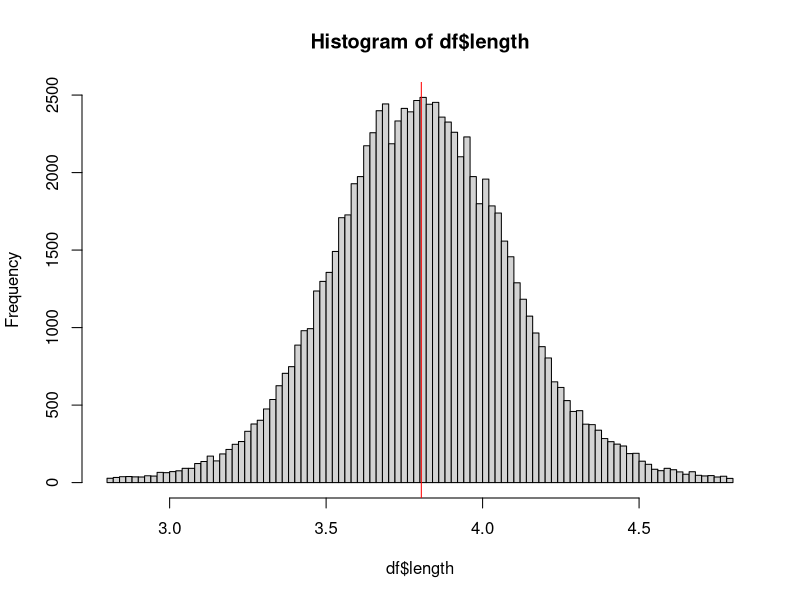
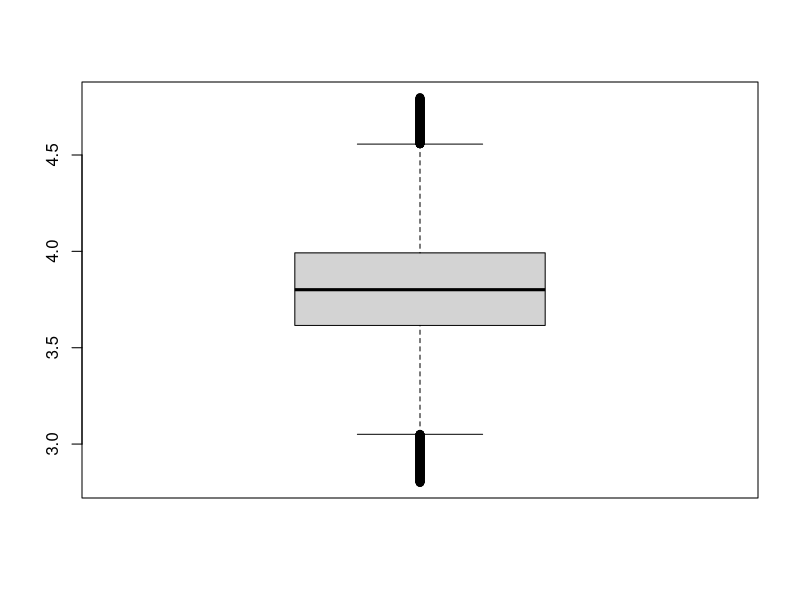

Write the R code that produced these figures, in order.
## ---- chunk 1
df <- read.csv("flax_grains.csv")
## ---- chunk 2
hist(df$length, nclass=100)
abline (v = mean(df$length), col = "red")

## ---- chunk 3
boxplot(df$length)
## ---- chunk 4
m <- mean (df$length)
mediana <- median(df$length)

